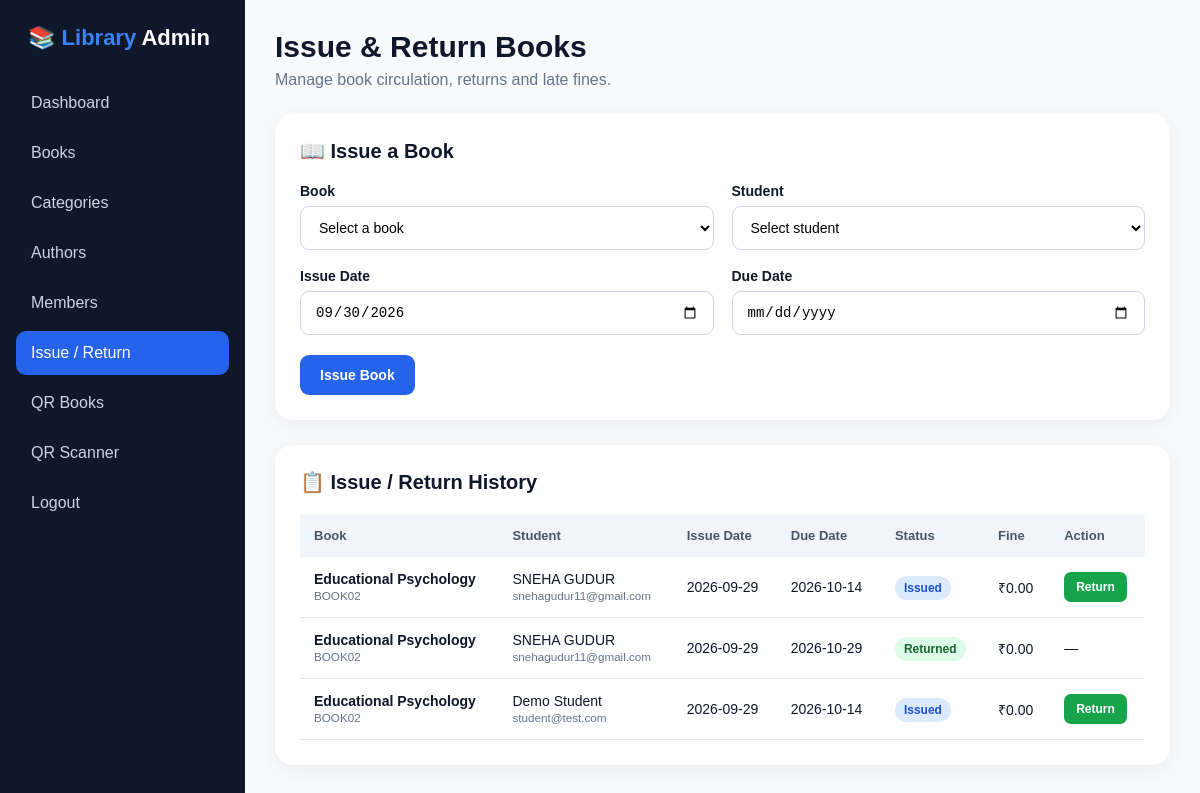
Screenshot of /admin/issued_books.php (signed in) with the database file from the repository.
### tables this page shows
CREATE TABLE `issued_books` (
  `id` int(11) NOT NULL,
  `book_id` int(11) NOT NULL,
  `user_id` int(11) NOT NULL,
  `issue_date` date NOT NULL,
  `due_date` date NOT NULL,
  `return_date` date DEFAULT NULL,
  `status` enum('issued','returned') DEFAULT 'issued',
  `fine` decimal(10,2) DEFAULT 0.00
);

CREATE TABLE `books` (
  `id` int(11) NOT NULL,
  `book_code` varchar(50) NOT NULL,
  `title` varchar(200) NOT NULL,
  `isbn` varchar(50) DEFAULT NULL,
  `author_id` int(11) DEFAULT NULL,
  `category_id` int(11) DEFAULT NULL,
  `publisher` varchar(150) DEFAULT NULL,
  `publication_year` year(4) DEFAULT NULL,
  `quantity` int(11) DEFAULT 1,
  `available_quantity` int(11) DEFAULT 1,
  `shelf_number` varchar(50) DEFAULT NULL,
  `qr_code` varchar(255) DEFAULT NULL,
  `created_at` timestamp NOT NULL DEFAULT current_timestamp()
);

CREATE TABLE `users` (
  `id` int(11) NOT NULL,
  `name` varchar(100) NOT NULL,
  `email` varchar(100) NOT NULL,
  `password` varchar(255) NOT NULL,
  `phone` varchar(20) DEFAULT NULL,
  `role` enum('admin','student') DEFAULT 'student',
  `created_at` timestamp NOT NULL DEFAULT current_timestamp()
);

### admin/issued_books.php (the view, shortened to what this page needs)
<?php
require_once "../config/database.php";
$issued_books = $conn->query(
    "SELECT
        issued_books.id,
        books.title,
        books.book_code,
        users.name AS student_name,
        users.email,
        issued_books.issue_date,
        issued_books.due_date,
        issued_books.return_date,
        issued_books.status,
        issued_books.fine
     FROM issued_books
     INNER JOIN books
        ON issued_books.book_id = books.id
     INNER JOIN users
        ON issued_books.user_id = users.id
     ORDER BY issued_books.id DESC"
);
?>
<!DOCTYPE html>
<html lang="en">
<head>
</head>
<body>
<aside class="sidebar">
    <div class="logo">
        📚 <span>Library</span> Admin
    </div>
    <nav class="nav">
        <a href="dashboard.php">
            Dashboard
        </a>
        <a href="books.php">
            Books
        </a>
        <a href="categories.php">
            Categories
        </a>
        <a href="authors.php">
            Authors
        </a>
        <a href="members.php">
            Members
        </a>
        <a
            href="issued_books.php"
            class="active"
        >
            Issue / Return
        </a>
        <a href="qr_books.php">
            QR Books
        </a>
        <a href="qr_scanner.php">
            QR Scanner
        </a>
        <a href="../auth/logout.php">
            Logout
        </a>
    </nav>
</aside>
<main class="main">
    <div class="header">
        <h1>
            Issue & Return Books
        </h1>
        <p>
            Manage book circulation, returns and late fines.
        </p>
    </div>
    <div class="card">
        <h2>
            📖 Issue a Book
        </h2>
        <form method="POST">
            <div class="form-grid">
                <div class="form-group">
                    <label>
                        Book
                    </label>
                    <select
                        name="book_id"
                        required
                    >
                        <option value="">
                            Select a book
                        </option>
                    </select>
                </div>
                <div class="form-group">
                    <label>
                        Student
                    </label>
                    <select
                        name="user_id"
                        required
                    >
                        <option value="">
                            Select student
                        </option>
                    </select>
                </div>
                <div class="form-group">
                    <label>
                        Issue Date
                    </label>
                    <input
                        type="date"
                        name="issue_date"
                        value="<?= date("Y-m-d") ?>"
                        required
                    >
                </div>
                <div class="form-group">
                    <label>
                        Due Date
                    </label>
                    <input
                        type="date"
                        name="due_date"
                        min="<?= date("Y-m-d") ?>"
                        required
                    >
                </div>
            </div>
            <button
                type="submit"
                name="issue_book"
                class="button"
            >
                Issue Book
            </button>
        </form>
    </div>
    <div class="card">
        <h2>
            📋 Issue / Return History
        </h2>
        <div class="table-wrapper">
            <table>
                <thead>
                    <tr>
                        <th>
                            Book
                        </th>
                        <th>
                            Student
                        </th>
                        <th>
                            Issue Date
                        </th>
                        <th>
                            Due Date
                        </th>
                        <th>
                            Status
                        </th>
                        <th>
                            Fine
                        </th>
                        <th>
                            Action
                        </th>
                    </tr>
                </thead>
                <tbody>
                <?php if ($issued_books && $issued_books->num_rows > 0): ?>
                    <?php while ($row = $issued_books->fetch_assoc()): ?>
                        <tr>
                            <td>
                                <strong>
                                    <?= htmlspecialchars(
                                        $row["title"]
                                    ) ?>
                                </strong>
                                <br>
                                <small>
                                    <?= htmlspecialchars(
                                        $row["book_code"]
                                    ) ?>
                                </small>
                            </td>
                            <td>
                                <?= htmlspecialchars(
                                    $row["student_name"]
                                ) ?>
                                <br>
                                <small>
                                    <?= htmlspecialchars(
                                        $row["email"]
                                    ) ?>
                                </small>
                            </td>
                            <td>
                                <?= htmlspecialchars(
                                    $row["issue_date"]
                                ) ?>
                            </td>
                            <td>
                                <?= htmlspecialchars(
                                    $row["due_date"]
                                ) ?>
                            </td>
                            <td>
                                <?php if (
                                    $row["status"] === "issued"
                                ): ?>
                                    <span class="status-issued">
                                        Issued
                                    </span>
                                <?php else: ?>
                                    <span class="status-returned">
                                        Returned
                                    </span>
                                <?php endif; ?>
                            </td>
                            <td>
                                ₹<?= number_format(
                                    (float)$row["fine"],
                                    2
                                ) ?>
                            </td>
                            <td>
                                <?php if (
                                    $row["status"] === "issued"
                                ): ?>
                                    <form method="POST">
                                        <button
                                            type="submit"
                                            name="return_book"
                                            class="return-btn"
                                            onclick="return confirm('Are you sure you want to return this book?');"
                                        >
                                            Return
                                        </button>
                                    </form>
                                <?php else: ?>
                                    —
                                <?php endif; ?>
                            </td>
                        </tr>
                    <?php endwhile; ?>
                <?php endif; ?>
                </tbody>
            </table>
        </div>
    </div>
</main>
</body>
</html>

### admin/issued_books.php (style rules this page uses)
* { box-sizing: border-box; margin: 0; padding: 0; }
body { font-family: Arial, Helvetica, sans-serif; background: #f8fafc; color: #0f172a; }
.sidebar { position: fixed; left: 0; top: 0; width: 245px; height: 100vh; background: #0f172a; color: white; padding: 25px 16px; }
.logo { font-size: 22px; font-weight: bold; padding: 0 12px 30px; }
.logo span { color: #3b82f6; }
.nav a { display: block; color: #cbd5e1; text-decoration: none; padding: 13px 15px; border-radius: 10px; margin-bottom: 6px; transition: 0.2s; }
.nav a:hover, .nav a.active { background: #2563eb; color: white; }
.main { margin-left: 245px; padding: 30px; }
.header { margin-bottom: 25px; }
.header h1 { font-size: 30px; margin-bottom: 7px; }
.header p { color: #64748b; }
.card { background: white; border-radius: 18px; padding: 25px; box-shadow: 0 5px 20px rgba(15, 23, 42, 0.06); margin-bottom: 25px; }
.card h2 { margin-bottom: 20px; font-size: 20px; }
.form-grid { display: grid; grid-template-columns: repeat(2, 1fr); gap: 18px; }
.form-group label { display: block; margin-bottom: 7px; font-weight: 600; font-size: 14px; }
.form-group select, .form-group input { width: 100%; padding: 12px 14px; border: 1px solid #cbd5e1; border-radius: 9px; font-size: 14px; outline: none; background: white; }
.button { margin-top: 20px; padding: 12px 20px; border: none; border-radius: 9px; background: #2563eb; color: white; font-size: 14px; font-weight: bold; cursor: pointer; transition: 0.2s; }
.table-wrapper { overflow-x: auto; }
table { width: 100%; border-collapse: collapse; }
th { background: #f1f5f9; text-align: left; padding: 14px; font-size: 13px; color: #475569; white-space: nowrap; }
td { padding: 14px; border-bottom: 1px solid #e2e8f0; font-size: 14px; vertical-align: middle; }
td strong { color: #0f172a; }
td small { color: #64748b; }
.status-issued { background: #dbeafe; color: #1d4ed8; padding: 5px 9px; border-radius: 20px; font-size: 12px; font-weight: bold; }
.status-returned { background: #dcfce7; color: #166534; padding: 5px 9px; border-radius: 20px; font-size: 12px; font-weight: bold; }
.return-btn { border: none; background: #16a34a; color: white; padding: 8px 12px; border-radius: 7px; cursor: pointer; font-size: 12px; font-weight: bold; }

### rows the page displays
issued_books: book.title "Educational Psychology", book.book_code "BOOK02", user.name "SNEHA GUDUR", user.email "snehagudur11@gmail.com", issue_date "2026-09-29", due_date "2026-10-14", status "Issued", fine "0.00"
issued_books: book.title "Educational Psychology", book.book_code "BOOK02", user.name "SNEHA GUDUR", user.email "snehagudur11@gmail.com", issue_date "2026-09-29", due_date "2026-10-29", status "Returned", fine "0.00"
issued_books: book.title "Educational Psychology", book.book_code "BOOK02", user.name "Demo Student", user.email "student@test.com", issue_date "2026-09-29", due_date "2026-10-14", status "Issued", fine "0.00"
